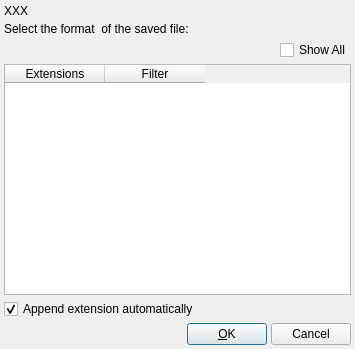
<?xml version="1.0" encoding="UTF-8"?>
<ui version="4.0">
 <class>AtenSelectFilter</class>
 <widget class="QDialog" name="AtenSelectFilter">
  <property name="geometry">
   <rect>
    <x>0</x>
    <y>0</y>
    <width>355</width>
    <height>349</height>
   </rect>
  </property>
  <property name="windowTitle">
   <string>Select Filter</string>
  </property>
  <property name="windowIcon">
   <iconset resource="icons.qrc">
    <normaloff>:/program/icons/aten.png</normaloff>:/program/icons/aten.png</iconset>
  </property>
  <layout class="QVBoxLayout" name="verticalLayout">
   <property name="spacing">
    <number>4</number>
   </property>
   <property name="margin">
    <number>4</number>
   </property>
   <item>
    <widget class="QLabel" name="TextLabel">
     <property name="text">
      <string>XXX</string>
     </property>
    </widget>
   </item>
   <item>
    <widget class="QLabel" name="label">
     <property name="text">
      <string>Select the format  of the saved file:</string>
     </property>
    </widget>
   </item>
   <item>
    <layout class="QHBoxLayout">
     <property name="spacing">
      <number>6</number>
     </property>
     <property name="margin">
      <number>0</number>
     </property>
     <item>
      <spacer>
       <property name="orientation">
        <enum>Qt::Horizontal</enum>
       </property>
       <property name="sizeHint" stdset="0">
        <size>
         <width>40</width>
         <height>20</height>
        </size>
       </property>
      </spacer>
     </item>
     <item>
      <widget class="QCheckBox" name="ShowAllCheck">
       <property name="toolTip">
        <string>Show all filters, not just those that match the file extension</string>
       </property>
       <property name="text">
        <string>Show All</string>
       </property>
      </widget>
     </item>
    </layout>
   </item>
   <item>
    <widget class="QTableWidget" name="FilterTable">
     <property name="editTriggers">
      <set>QAbstractItemView::NoEditTriggers</set>
     </property>
     <property name="selectionMode">
      <enum>QAbstractItemView::SingleSelection</enum>
     </property>
     <property name="selectionBehavior">
      <enum>QAbstractItemView::SelectRows</enum>
     </property>
     <column>
      <property name="text">
       <string>Extensions</string>
      </property>
     </column>
     <column>
      <property name="text">
       <string>Filter</string>
      </property>
     </column>
    </widget>
   </item>
   <item>
    <widget class="QCheckBox" name="AppendExtensionCheck">
     <property name="text">
      <string>Append extension automatically</string>
     </property>
     <property name="checked">
      <bool>true</bool>
     </property>
    </widget>
   </item>
   <item>
    <layout class="QHBoxLayout" name="horizontalLayout">
     <item>
      <spacer name="horizontalSpacer">
       <property name="orientation">
        <enum>Qt::Horizontal</enum>
       </property>
       <property name="sizeHint" stdset="0">
        <size>
         <width>40</width>
         <height>20</height>
        </size>
       </property>
      </spacer>
     </item>
     <item>
      <widget class="QPushButton" name="OkButton">
       <property name="maximumSize">
        <size>
         <width>16777215</width>
         <height>30</height>
        </size>
       </property>
       <property name="text">
        <string>&amp;OK</string>
       </property>
      </widget>
     </item>
     <item>
      <widget class="QPushButton" name="CancelButton">
       <property name="maximumSize">
        <size>
         <width>16777215</width>
         <height>30</height>
        </size>
       </property>
       <property name="text">
        <string>Cancel</string>
       </property>
      </widget>
     </item>
    </layout>
   </item>
  </layout>
 </widget>
 <resources>
  <include location="icons.qrc"/>
 </resources>
 <connections/>
</ui>
